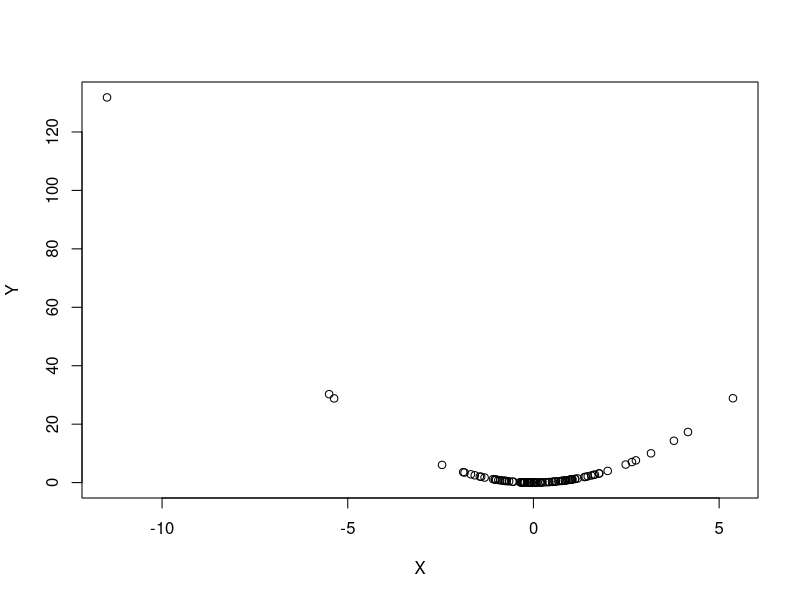
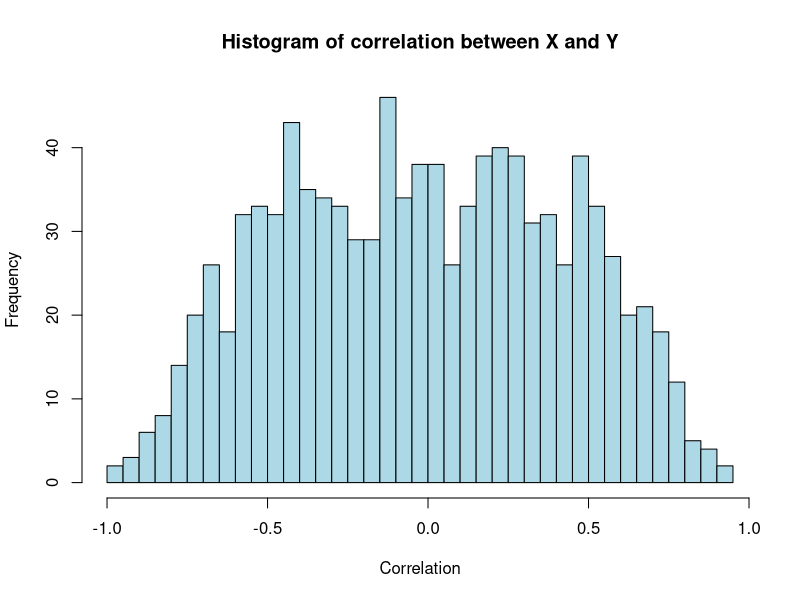

Write R code to recreate these figures, in order.
n_sim <- 1000
cor_vector <- numeric(n_sim)
for(i in 1:n_sim){
 # Generate X from a symmetric t-distribution (df=3 for example)
 n <- 100
 X <- rt(n, df = 3)  
 Y <- X^2  
 cor_vector[i] <- cor(X, Y)
}

cor_vector

plot(X,Y)

mean(cor_vector)
hist(cor_vector, breaks=50, 
     main="Histogram of correlation between X and Y", 
     xlab="Correlation", col="lightblue", border="black")

# X,Y are independent -> cor(X,Y) = 0
# the other way around does not hold in general

# IF X,Y are from a bivariate normal distribution:
# cor(X,Y) = 0 ->  X,Y are independent
